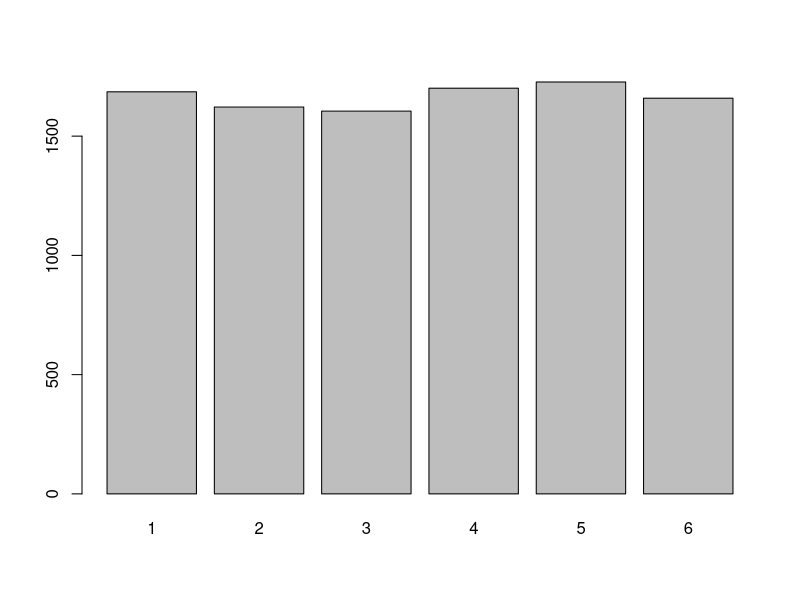

The R source for this figure:
# require lattice package
set.seed(1)
amostra <- sample(x=1:6,size=10000,replace = TRUE,prob = NULL)
table(amostra)
tabela<- table(amostra)
barplot(tabela)